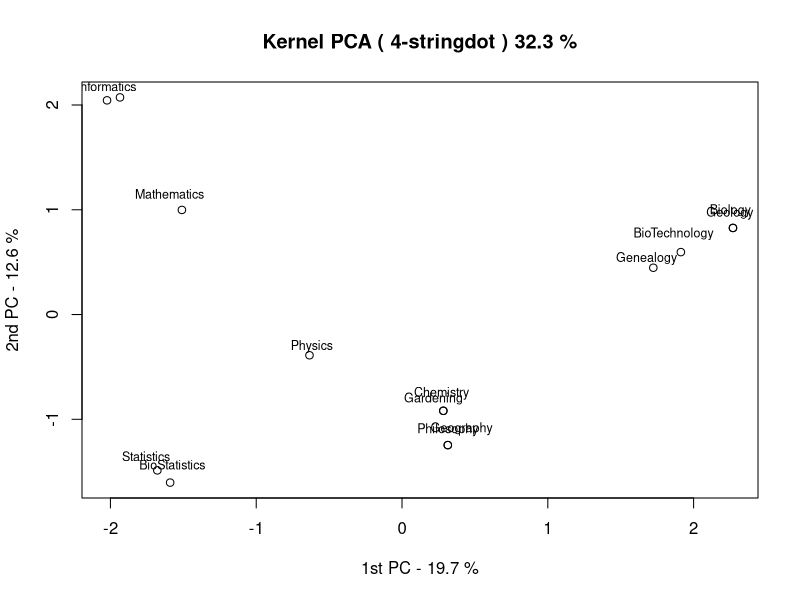
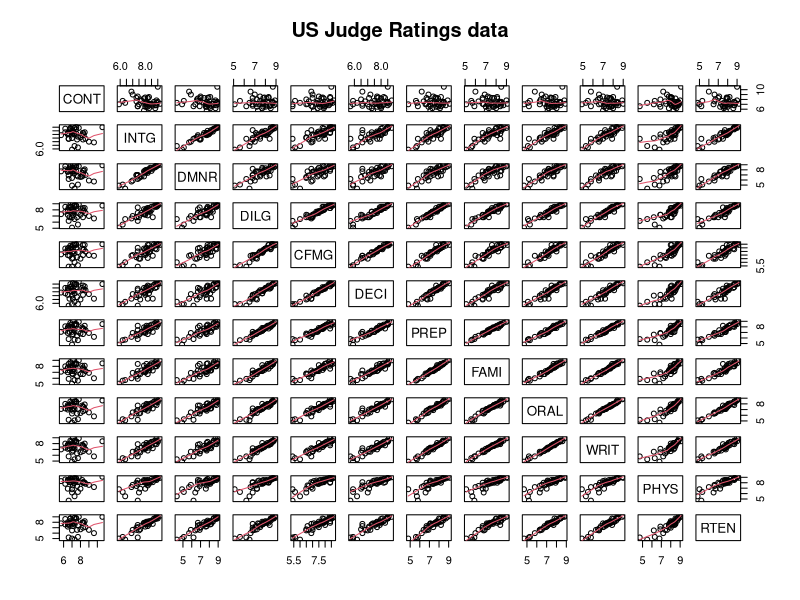
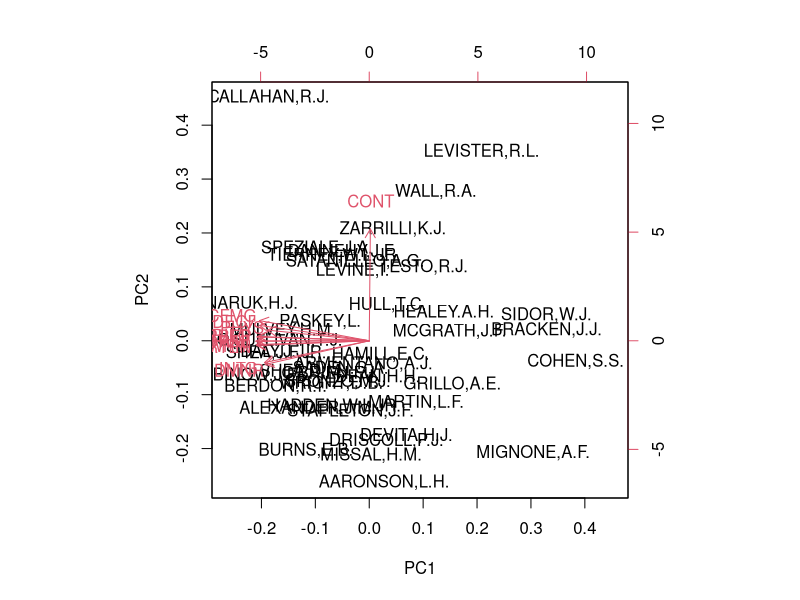
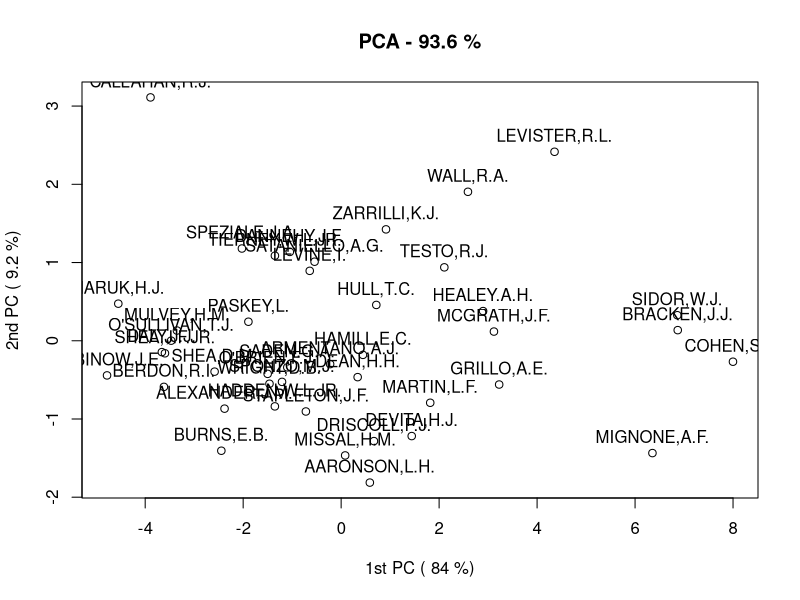
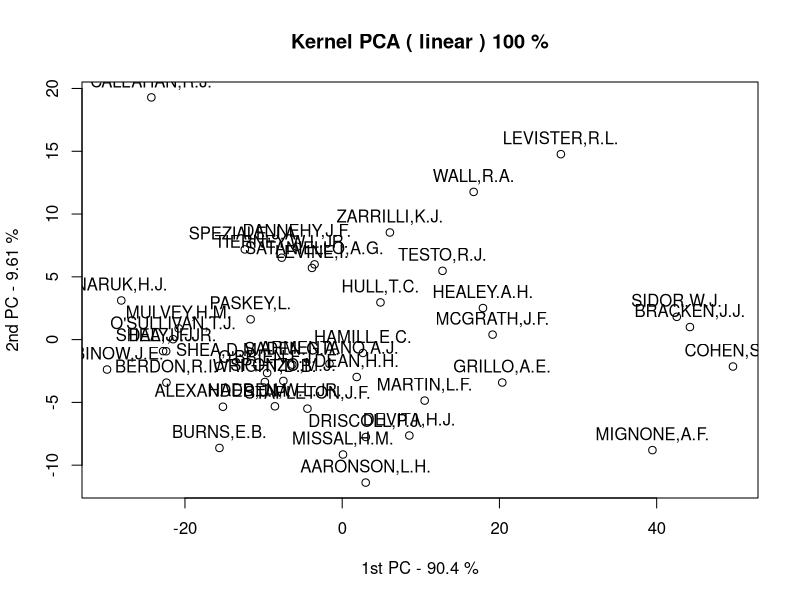
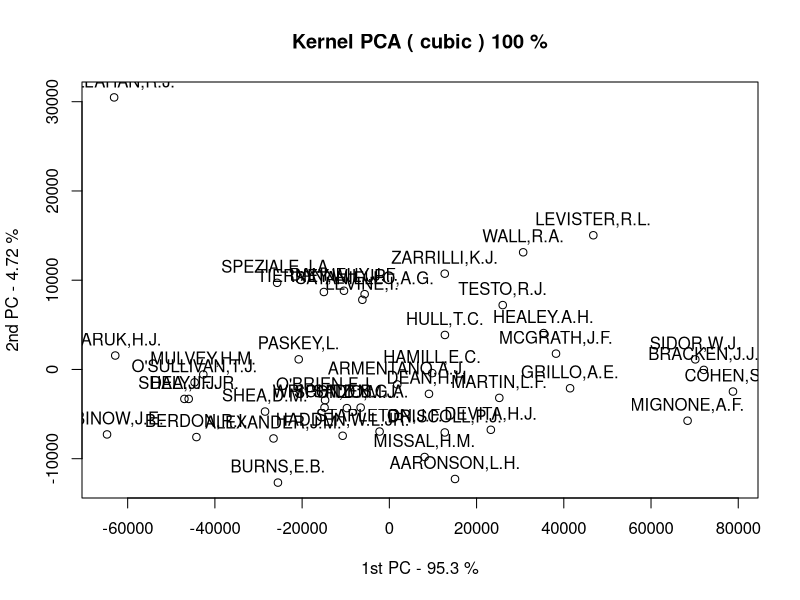
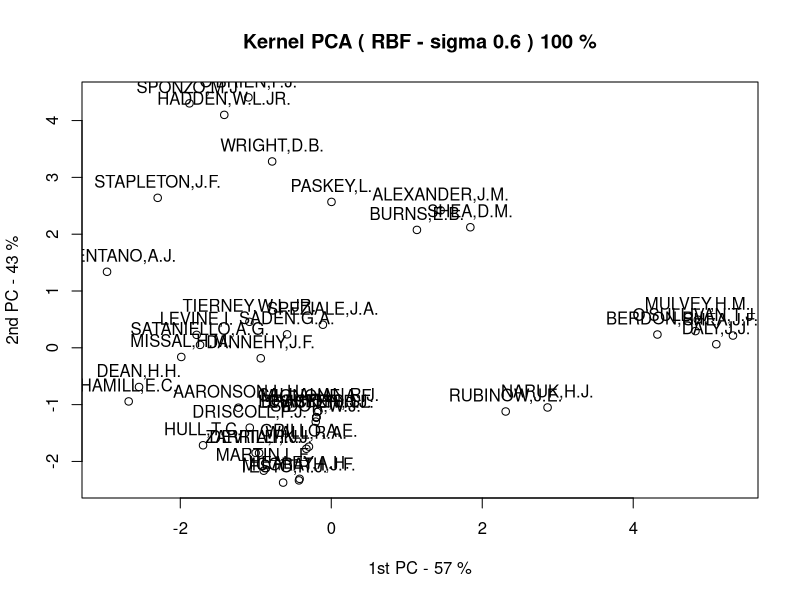
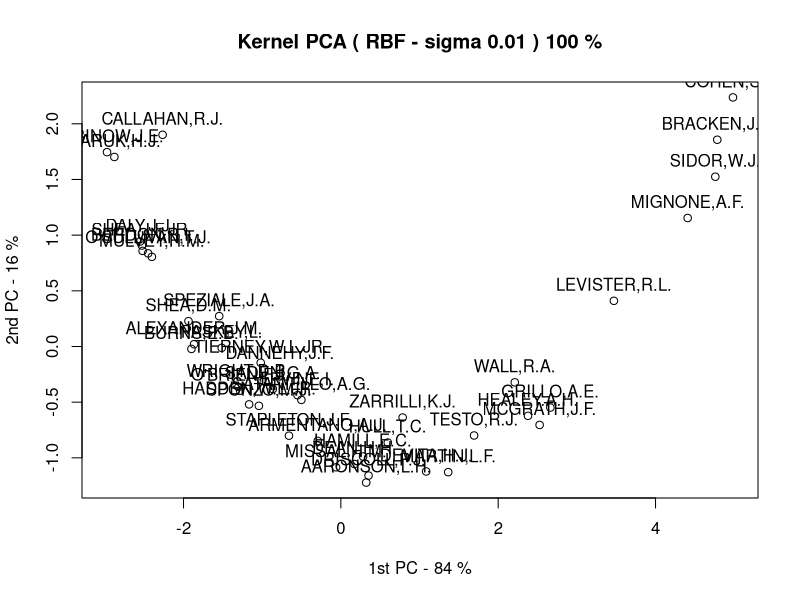

Write the R code that produced these figures, in order.
################################################
## Kernel-Based Learning & Multivariate Modeling
## DMKM-MIRI Masters - October 2016
################################################

## We are now going to use the {kernlab} package
## In order to get the maximum of this nice package, I recommend that you have a look
## at the manual http://cran.r-project.org/web/packages/kernlab/kernlab.pdf

library(kernlab)
set.seed(6046)

################################################
################################################
# EXAMPLE 1: PCA and KPCA: a simple starter
################################################
################################################

# Let's create simple string data

subjects <-
      as.matrix(c("Philosophy","Geography","Biology","Statistics","BioStatistics",
      "Chemistry","Geology","Genealogy","Informatics","BioInformatics",
      "Physics","BioTechnology","Mathematics","Gardening"))

subjects.kpca <- kpca (subjects,  kernel = "stringdot", kpar = list(length = 4))


## first we create a plotting function 

plotting <-function (kernelfu, kerneln)
{
  xpercent <- eig(kernelfu)[1]/sum(eig(kernelfu))*100
  ypercent <- eig(kernelfu)[2]/sum(eig(kernelfu))*100
  
  plot(rotated(kernelfu), 
       main=paste(paste("Kernel PCA (", kerneln, ")", format(xpercent+ypercent,digits=3)), "%"),
       xlab=paste("1st PC -", format(xpercent,digits=3), "%"),
       ylab=paste("2nd PC -", format(ypercent,digits=3), "%"))
  
  text(jitter(rotated(kernelfu)[,1],amount=0.1), jitter(rotated(kernelfu)[,2],amount=0.05), subjects, cex=0.75, pos=3)
}

plotting (subjects.kpca, "4-stringdot")


################################################
################################################
# EXAMPLE 2: PCA and KPCA in action
################################################
################################################


## We want to perform a principal components analysis on the USArrests dataset, which
## contains Lawyers' ratings of 43 state judges in the US Superior Court.

## see USJudgeRatings {datasets}

summary(USJudgeRatings)
?USJudgeRatings
USJudgeRatings

## Have a look at the data; it seems that most ratings are highly correlated

require(graphics)
pairs(USJudgeRatings, panel = panel.smooth, main = "US Judge Ratings data")

require(psych)
describe (USJudgeRatings)

## the variances (sd²) of the variables do not vary much, but scaling is many times appropriate
## there is no need to do it beforehand, since prcomp() is able to handle it

## First we perform good old standard PCA

pca.JR <- prcomp(USJudgeRatings, scale = TRUE)
pca.JR

summary(pca.JR)

## This a PCA biplot, a standard visualization tool in multivariate data analysis
## It allows information on both examples and variables of a data matrix to be displayed simultaneously

## This is a nice visualization tool; if you are interested in it, have a look at:

# http://forrest.psych.unc.edu/research/vista-frames/help/lecturenotes/lecture13/biplot.html

biplot(pca.JR)

## Rough interpretation: indeed all of the ratings are highly correlated, except CONT, which 
## is orthogonal to the rest; proximity of the judges in the 2D representation matches 
## proximity in the original space

## these are the returned singular values of the data matrix
## (the square roots of the eigenvalues of the covariance/correlation matrix)
pca.JR$sdev

eigenval <- pca.JR$sdev^2
xpercent <- eigenval[1]/sum(eigenval)*100   # proportion of variance explained by the first PC
ypercent <- eigenval[2]/sum(eigenval)*100   # proportion of variance explained by the second PC

## Do a PCA plot using the first 2 PCs

plot (pca.JR$x[,1], pca.JR$x[,2], main=paste(paste("PCA -", format(xpercent+ypercent, digits=3)), "%"),
      xlab=paste("1st PC (", format(xpercent, digits=2), "%)"),
      ylab=paste("2nd PC (", format(ypercent, digits=2), "%)"))

text(pca.JR$x[,1], pca.JR$x[,2], rownames(USJudgeRatings), pos= 3)

## We illustrate now a kernelized algorithm: kernel PCA

## first we create a plotting function 

plotting <-function (kernelfu, kerneln)
{
  xpercent <- eig(kernelfu)[1]/sum(eig(kernelfu))*100
  ypercent <- eig(kernelfu)[2]/sum(eig(kernelfu))*100
  
  plot(rotated(kernelfu), 
       main=paste(paste("Kernel PCA (", kerneln, ")", format(xpercent+ypercent,digits=3)), "%"),
       xlab=paste("1st PC -", format(xpercent,digits=3), "%"),
       ylab=paste("2nd PC -", format(ypercent,digits=3), "%"))
  
  text(rotated(kernelfu)[,1], rotated(kernelfu)[,2], rownames(USJudgeRatings), pos= 3)
}

## 1. -------------------------------Linear Kernel---------------------

kpv <- kpca(~., data=USJudgeRatings, kernel="vanilladot", kpar=list(), features=2)
plotting (kpv, "linear")

## 2. ------------------------------Polynomial Kernel (degree 3)-----------------

kpp <- kpca(~., data=USJudgeRatings, kernel="polydot", kpar=list(degree=3,offset=1), features=2)
plotting(kpp,"cubic")

## 3. -------------------------------RBF Kernel-----------------------

kpc1 <- kpca(~., data=USJudgeRatings, kernel="rbfdot", kpar=list(sigma=0.6), features=2)
plotting(kpc1,"RBF - sigma 0.6")

## The effect of sigma is a large one ...
kpc2 <- kpca(~., data=USJudgeRatings, kernel="rbfdot", kpar=list(sigma=0.01), features=2)
plotting(kpc2,"RBF - sigma 0.01")

## It is a pity we do not have legal knowledge about these judges; we could then "judge" the results better
## In particular, some clusters of judges emerge that could be identified (by k-means, for example)
## Also, some trends emerge, as given by the new PCs, in which some judges are at opposite extremes
## This is a drawback of visualization methods, which is aggravated when we go non-linear
## because we now have a tunable parameter


# Now let's do some nice kernel clustering, using spectral clustering, which works by embedding the data into the subspace of the l largest eigenvectors of a normalized kernel matrix and then performing k-means on the embedded points

# Let's exemplify it with the very famous spirals problem:

data(spirals)
summary(spirals)
plot(spirals)

spirals.specc <- specc(spirals, centers=2)
plot(spirals, pch=(23 - 2*spirals.specc))

# The problem of determining the right number of clusters is still open ...

spirals.specc <- specc(spirals, centers=5)
plot(spirals, pch=(23 - 2*spirals.specc))

# Now let's apply the method to our data on US judges; we use the same sigma as for kpc2

USJudges.specc <- specc(as.matrix(USJudgeRatings), centers=2, kernel="rbfdot",kpar=list(sigma=0.01))

plotting.specc <-function (kernelfu, kerneln, colorets)
{
  xpercent <- eig(kernelfu)[1]/sum(eig(kernelfu))*100
  ypercent <- eig(kernelfu)[2]/sum(eig(kernelfu))*100
  
  plot(rotated(kernelfu), 
       main=paste(paste("Kernel PCA (", kerneln, ")", format(xpercent+ypercent,digits=3)), "%"),
       xlab=paste("1st PC -", format(xpercent,digits=3), "%"),
       ylab=paste("2nd PC -", format(ypercent,digits=3), "%"))
  
  text(rotated(kernelfu)[,1], rotated(kernelfu)[,2], rownames(USJudgeRatings), pos= 3, col=colorets)
}

plotting.specc (kpc2,"RBF - sigma 0.01 + SPECC", USJudges.specc@.Data)

USJudges.specc <- specc(as.matrix(USJudgeRatings), centers=4, kernel="rbfdot",kpar=list(sigma=0.01))

plotting.specc (kpc2,"RBF - sigma 0.01 + SPECC", USJudges.specc@.Data)
